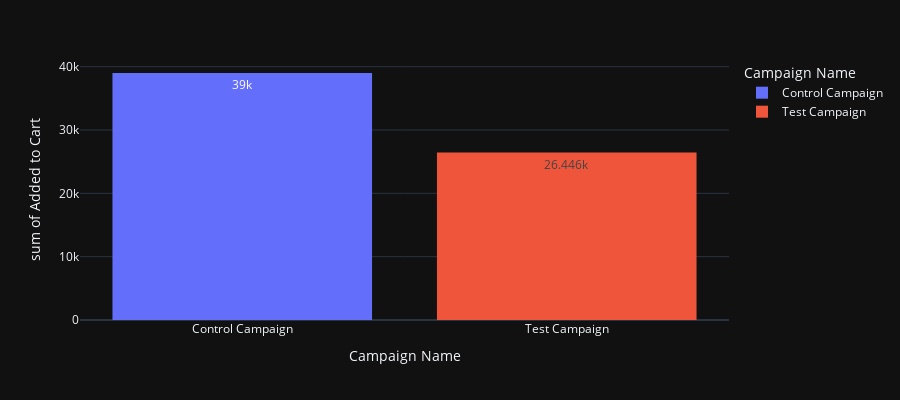

This figure's notebook cell:
### Markdown cell above
## Website Clicks: 
Despite the Control campaign having fewer website clicks, it resulted in more products being added to the cart compared to the Test campaign. The Control campaign had 39k products added to the cart, while the Test campaign had 26.4k.

### Code cell
df = ab_data

fig = px.histogram(df, x="Campaign Name", y="Added to Cart",
             color='Campaign Name',
             height=400,text_auto=True)
fig.show()

### Figure 1 — Plotly figure (JSON) as saved in the notebook; plotly's stock layout.template omitted (floating-point values rounded to 4 significant figures)
{"data": [{"alignmentgroup": "True", "bingroup": "x", "histfunc": "sum", "hovertemplate": "Campaign Name=%{x}<br>sum of Added to Cart=%{y}<extra></extra>", "legendgroup": "Control Campaign", "marker": {"color": "#636efa", "pattern": {"shape": ""}}, "name": "Control Campaign", "offsetgroup": "Control Campaign", "orientation": "v", "showlegend": true, "texttemplate": "%{value}", "type": "histogram", "x": ["Control Campaign", "Control Campaign", "Control Campaign", "Control Campaign", "Control Campaign", "Control Campaign", "Control Campaign", "Control Campaign", "Control Campaign", "Control Campaign", "Control Campaign", "Control Campaign", "Control Campaign", "Control Campaign", "Control Campaign", "Control Campaign", "Control Campaign", "Control Campaign", "Control Campaign", "Control Campaign", "Control Campaign", "Control Campaign", "Control Campaign", "Control Campaign", "Control Campaign", "Control Campaign", "Control Campaign", "Control Campaign", "Control Campaign", "Control Campaign"], "xaxis": "x", "y": [1819, 1629, 1887, 1439, 1794, 1339, 1641, 1613, 878, 1695, 908, 1219, 1709, 1460, 819, 1913, 1146, 883, 1448, 980, 1711, 1486, 1134, 442, 1183, 1300, 784, 1166, 930, 645], "yaxis": "y"}, {"alignmentgroup": "True", "bingroup": "x", "histfunc": "sum", "hovertemplate": "Campaign Name=%{x}<br>sum of Added to Cart=%{y}<extra></extra>", "legendgroup": "Test Campaign", "marker": {"color": "#EF553B", "pattern": {"shape": ""}}, "name": "Test Campaign", "offsetgroup": "Test Campaign", "orientation": "v", "showlegend": true, "texttemplate": "%{value}", "type": "histogram", "x": ["Test Campaign", "Test Campaign", "Test Campaign", "Test Campaign", "Test Campaign", "Test Campaign", "Test Campaign", "Test Campaign", "Test Campaign", "Test Campaign", "Test Campaign", "Test Campaign", "Test Campaign", "Test Campaign", "Test Campaign", "Test Campaign", "Test Campaign", "Test Campaign", "Test Campaign", "Test Campaign", "Test Campaign", "Test Campaign", "Test Campaign", "Test Campaign", "Test Campaign", "Test Campaign", "Test Campaign", "Test Campaign", "Test Campaign", "Test Campaign"], "xaxis": "x", "y": [894, 424, 1075, 1382, 1391, 779, 1090, 1059, 383, 461, 788, 879, 1047, 278, 367, 632, 327, 1228, 346, 992, 1009, 1168, 1268, 1034, 566, 956, 882, 1301, 1240, 1200], "yaxis": "y"}], "layout": {"barmode": "relative", "height": 400, "legend": {"title": {"text": "Campaign Name"}, "tracegroupgap": 0}, "margin": {"t": 60}, "xaxis": {"anchor": "y", "categoryarray": ["Control Campaign", "Test Campaign"], "categoryorder": "array", "domain": [0, 1], "title": {"text": "Campaign Name"}}, "yaxis": {"anchor": "x", "domain": [0, 1], "title": {"text": "sum of Added to Cart"}}}}
